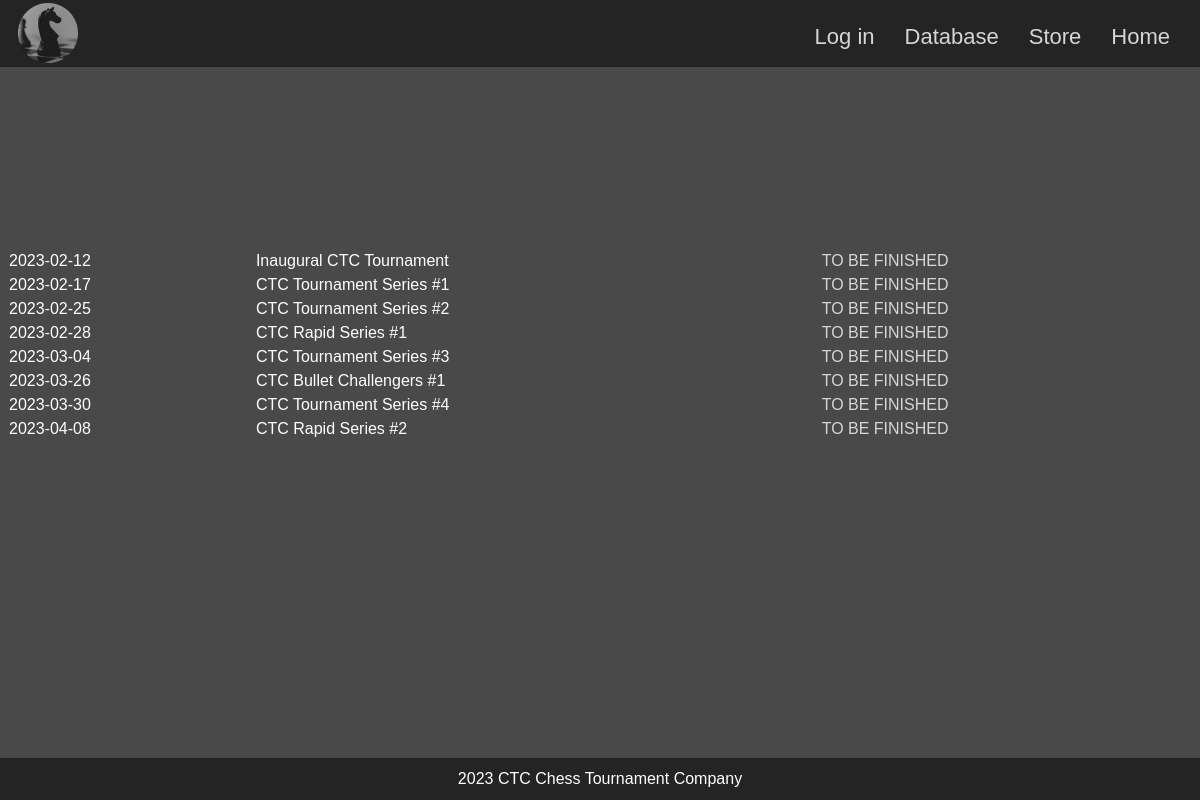
The page /database on the database its author committed.
### tables this page shows
CREATE TABLE tournaments
(
    tournament_id INTEGER PRIMARY KEY AUTOINCREMENT,
    name TEXT NOT NULL,
    date TEXT NOT NULL,
    start_time TEXT NOT NULL,
    entry_fee REAL NOT NULL,
    prize_money REAL NOT NULL,
    description TEXT NOT NULL,
    winner TEXT
);

### app.py (the view)
@app.route("/database")
def database():
    db = get_db()
    tournaments = db.execute("""SELECT * FROM tournaments
                                WHERE date <= date('now');""").fetchall()
    return render_template("database.html", tournaments=tournaments, title="Database - Chess Tournaments")

### app.py (called while the page is built)
@app.before_request
def logged_in_user():
    g.user = session.get("username", None)

### database.py (called while the page is built)
def get_db():
    if "db" not in g:
        g.db = sqlite3.connect(DATABASE,
            detect_types=sqlite3.PARSE_DECLTYPES
        )
        g.db.row_factory = sqlite3.Row
    return g.db

### templates/database.html
{% extends "base.html" %}
{% block main_content %}
<table>
    {% for tournament in tournaments %}
        <tr>
            <td>{{ tournament["date"] }}</td>
            <td>{{ tournament["name"] }}</td>
            <td><a href="">TO BE FINISHED</a></td>
        </tr>
    {% endfor %}
</table>
{% endblock %}

### templates/base.html (shortened to what this page needs)
<!DOCTYPE html>
<html lang="en">
<head>
    <link rel="stylesheet" href="{{ url_for('static', filename='styles.css') }}" />
</head>
<body>
    <header>
        <nav>
            <ul class="nav">
                <li class="leftnav"><img id="logo" src="{{ url_for('static', filename='logo.png') }}" alt="Chess Tournament Company Logo"/></li>
            </ul>
            <ul class="nav">
                <li class="rightnav"><a href="{{ url_for('index') }}">Home</a></li>
                <li class="rightnav"><a href="{{ url_for('store') }}">Store</a></li>
                <li class="rightnav"><a href="{{ url_for('database') }}">Database</a></li>
                <li class="rightnav"><a href="{{ url_for('login') }}">Log in</a></li>
            </ul>
        </nav>
    </header>
    <main>
        {% block main_content %}{% endblock %}
    </main>
    <footer>
        2023 CTC Chess Tournament Company
    </footer>
</body>
</html>

### static/styles.css (style rules this page uses)
:root { --main-background-color: #242424; --secondary-color: #353535; --tertiary-color: #494949; --section-background: #242424e5; }
html { scroll-behavior: smooth; background-color: var(--main-background-color); height: 100%; }
body { background-color: var(--tertiary-color); background-image: url('background.jpg'); background-size: cover; background-attachment: fixed; margin: 0%; padding: 0%; display: grid; height: 100%; grid-template-columns: 1fr; grid-template-rows: auto; grid-template-areas: "header" "main" "footer"; font-family: Calibri, 'Trebuchet MS', sans-serif; }
a:link { text-decoration: none; color: #d6d6d6; }
header { height: min-content; }
nav { grid-area: header; display: grid; grid-template-columns: 1fr 1fr; grid-template-areas: "left right"; position: relative; background-color: var(--main-background-color); overflow: hidden; border-bottom: 2px solid var(--tertiary-color); }
.leftnav { grid-area: left; float: left; list-style: none; color: white; }
.rightnav { grid-area: right; float: right; list-style: none; color: white; padding-right: 5%; padding-top: 4%; }
main { color: #ffffff; }
footer { grid-area: footer; text-align: center; color: #ffffff; background-color: var(--main-background-color); position: fixed; left: 0; bottom: 0; width: 100%; padding: 1% 0% 1% 0%; }
ul.nav { margin-top: 0%; margin-bottom: 0%; }
#logo { width: 10%; margin-left: 3%; margin-top: .5%; }
ul { list-style: none; padding-left: 0%; }
li > :first-child { margin-bottom: 0%; }
li > a { font-size: 22px; }
table { width: 100%; text-align: left; padding-left: 5px; padding-right: 5px; }
td { border: 1px solid var(--tertiary-color); }

### rows shown on the page
tournaments: date "2023-02-12", name "Inaugural CTC Tournament"
tournaments: date "2023-02-17", name "CTC Tournament Series #1"
tournaments: date "2023-02-25", name "CTC Tournament Series #2"
tournaments: date "2023-02-28", name "CTC Rapid Series #1"
tournaments: date "2023-03-04", name "CTC Tournament Series #3"
tournaments: date "2023-03-26", name "CTC Bullet Challengers #1"
tournaments: date "2023-03-30", name "CTC Tournament Series #4"
tournaments: date "2023-04-08", name "CTC Rapid Series #2"
